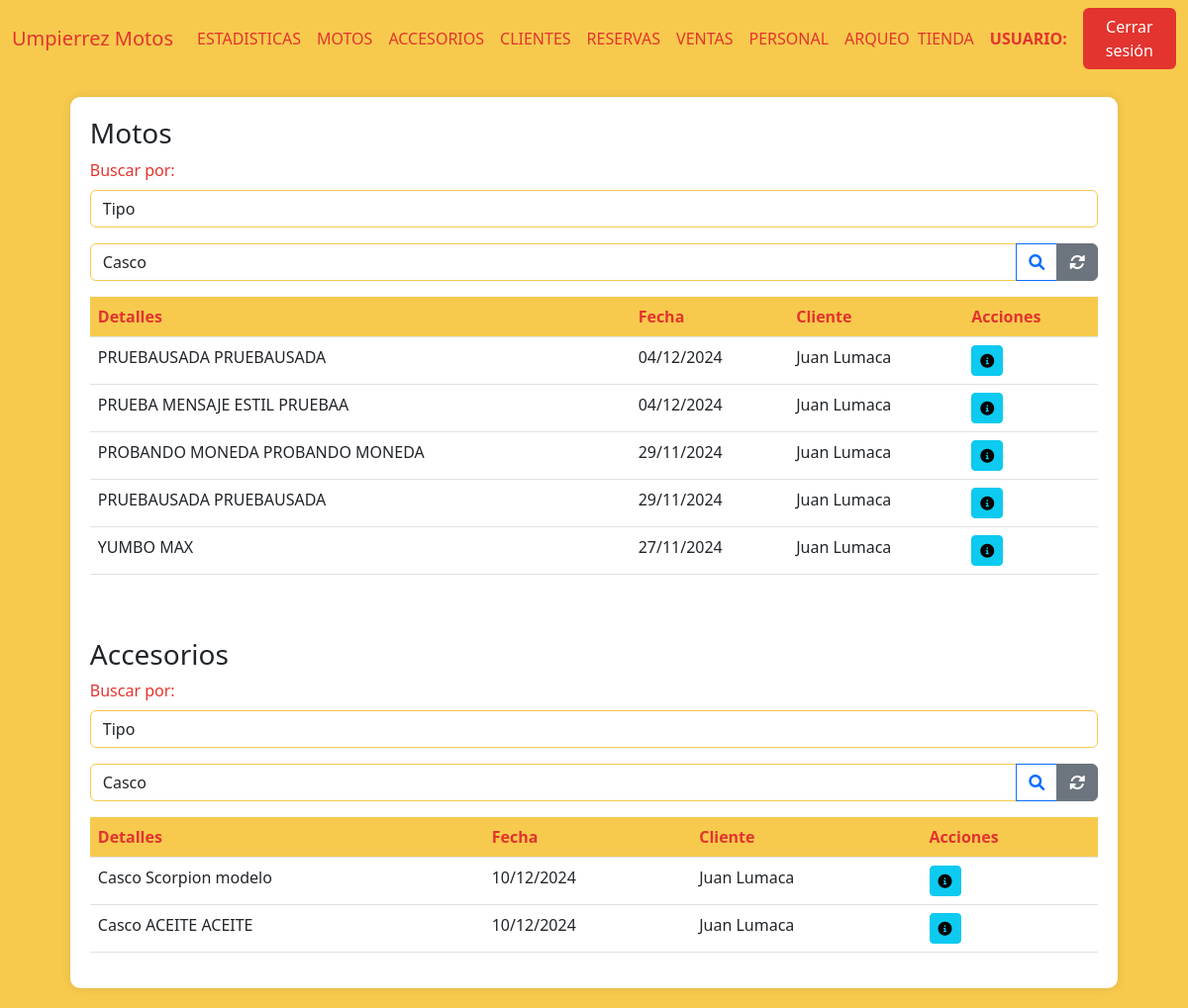
Page /ventas (signed in) on the earlier database version.
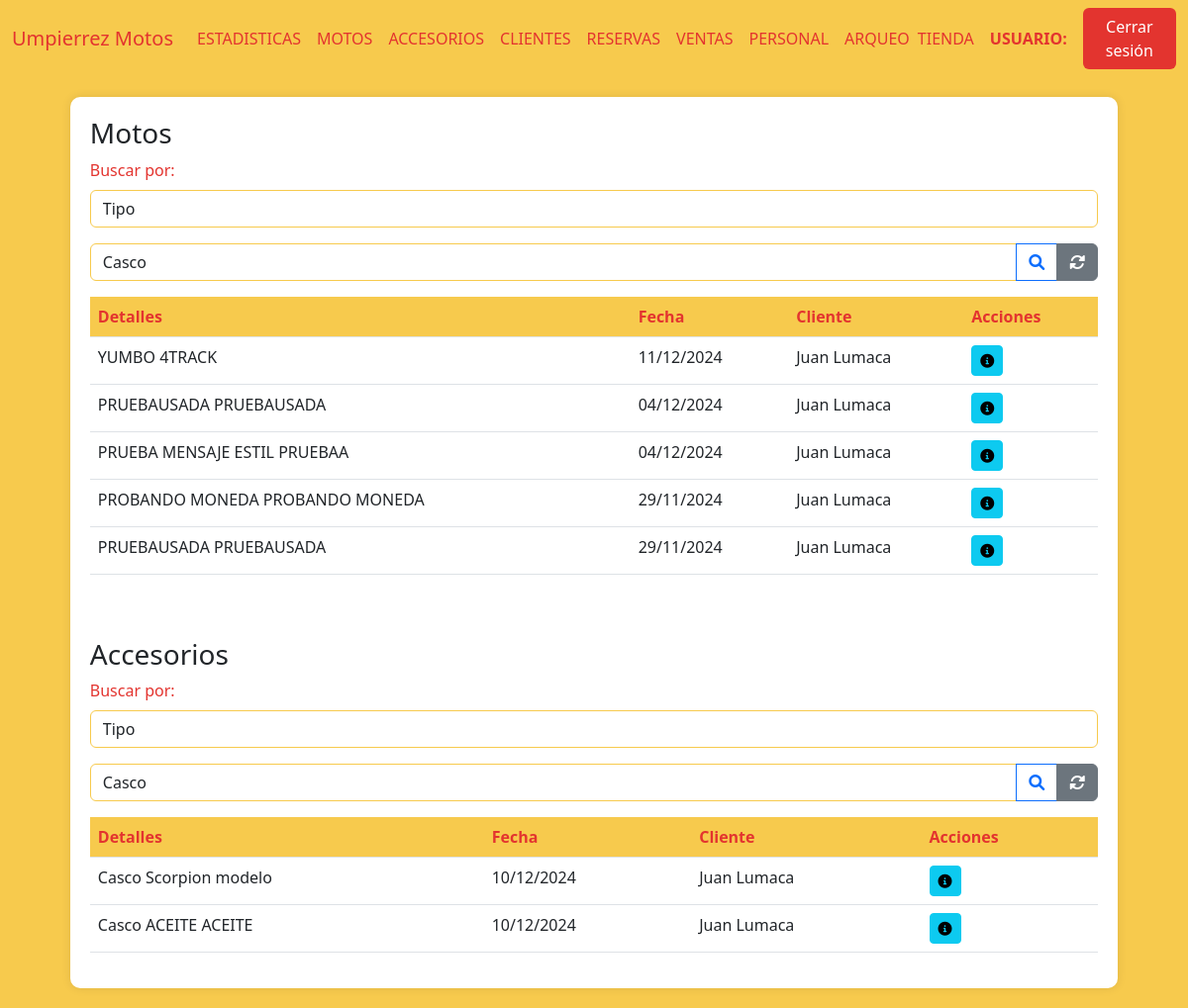
Same page on the later database version.
### AppUM/models.py (models this page shows)
class ComprasVentas(models.Model):
    moto = models.ForeignKey(Moto, related_name='moto_cliente', on_delete=models.CASCADE)
    cliente = models.ForeignKey(Cliente, related_name='cliente_moto', on_delete=models.CASCADE)
    fecha_compra = models.DateField()
    fotocopia_libreta = models.ImageField(null=True, blank=True, upload_to="documentacion/libretas/")
    compra_venta = models.FileField(null=True, blank=True, upload_to="documentacion/compra_venta/")
    certificado_venta = models.FileField(null=True, blank=True, upload_to="documentacion/certificado_venta/")
    tipo = models.CharField(max_length=20)
    forma_de_pago = models.TextField(null=True, blank=True)
    class Meta:
        pass

class ClienteAccesorio(models.Model):
    accesorio = models.ForeignKey(Accesorio, related_name='accesorio_cliente', on_delete=models.CASCADE)
    cliente = models.ForeignKey(Cliente, related_name='cliente_cliente', on_delete=models.CASCADE)
    fecha_compra = models.DateField()
    factura = models.IntegerField(null=True)
    factura_rut = models.IntegerField(null=True)
    factura_documento = models.FileField(null=True, blank=True, upload_to="documentacion/facturas_accesorios/")

### AppUM/decorators.py (the view)
    def _wrapped_view(request, *args, **kwargs):
        user = request.user
        if user.is_authenticated:
            usuario_consulta = Personal.objects.filter(usuario=user.username).first()
            if usuario_consulta:
                if Administrativo.objects.filter(personal_ptr_id=usuario_consulta.id,activo=1).exists():
                    return view_func(request, *args, **kwargs)
                else:
                    raise PermissionDenied
            else:
                return view_func(request, *args, **kwargs)
        else:
            return redirect('Login')  # Redirigir al login si no está autenticado

### AppUM/functions.py (called while the page is built)
def funcion_paginas_varias(req,instancia_model):
    paginator = Paginator(instancia_model, 5)  # 5 motos por página
    page_number = req.GET.get('page')  # Obtiene el número de página desde la URL
    page_obj = paginator.get_page(page_number)
    return page_obj

### AppUM/templates/perfil_administrativo/ventas/ventas.html (shortened to what this page needs)
{% extends "perfil_administrativo/padre_perfil_administrativo.html" %}
{% load static %}
{% block contenidoQueCambia %}
<div class="table-container" id="inventarios">
    <h3>Motos</h3>
    <div class="mb-3">
        <label for="estado" class="form-label">Buscar por:</label>
        <select class="form-control" name="estado_accesorio" id="tipo_busqueda" onchange="tipo_busqueda()">
            <option value="tipo">Tipo</option>
        </select>
    </div>
    <form action="{% url 'BusquedaTipoAccesorio' %}" enctype="multipart/form-data" method="get" id="busqueda_tipo">{% csrf_token %}
        <div class="input-group mb-3">
            <select class="form-control" name="tipo_accesorio" id="tipo_accesorio">
                <option value="casco">Casco</option>
            </select>
            <button class="btn btn-outline-primary" type="submit">
                <i class="fas fa-search"></i>
            </button>
            <a href="{% url 'Accesorios' %}" class="btn btn-secondary">
                <i class="fas fa-sync-alt"></i>
            </a>
        </div>
    </form>
    <table class="table">
        <thead>
            <tr>
                <th>Detalles</th>
                <th>Fecha</th>
                <th>Cliente</th>
                <th>Acciones</th>
            </tr>
        </thead>
        <tbody>
            {% if page_obj %}
                {% for moto in page_obj %}
            <tr>
                <td>{{ moto.moto.moto__marca }} {{ moto.moto.moto__modelo }}</td>
                <td>{{ moto.moto.fecha_compra|date:"d/m/Y"}}</td>
                <td>{{ moto.moto.cliente__nombre }} {{ moto.moto.cliente__apellido }}</td>
                <td>
                    <a href="{% url 'ClienteFicha' moto.moto.cliente__id %}"><button class="btn btn-sm btn-info"><i class="fas fa-info-circle"></i></button></a>
                </td>
            </tr>
            {% endfor %}
            {% else %}
                <tr>
                    <td colspan="9" class="text-center text-muted">
                        No hay registros de accesorios disponibles.
                    </td>
                </tr>
            {% endif %}
        </tbody>
    </table>
<br>
<br>
    <h3>Accesorios</h3>
    <div class="mb-3">
        <label for="estado" class="form-label">Buscar por:</label>
        <select class="form-control" name="estado_accesorio" id="tipo_busqueda" onchange="tipo_busqueda()">
            <option value="tipo">Tipo</option>
        </select>
    </div>
    <form action="{% url 'BusquedaTipoAccesorio' %}" enctype="multipart/form-data" method="get" id="busqueda_tipo">{% csrf_token %}
        <div class="input-group mb-3">
            <select class="form-control" name="tipo_accesorio" id="tipo_accesorio">
                <option value="casco">Casco</option>
            </select>
            <button class="btn btn-outline-primary" type="submit">
                <i class="fas fa-search"></i>
            </button>
            <a href="{% url 'Accesorios' %}" class="btn btn-secondary">
                <i class="fas fa-sync-alt"></i>
            </a>
        </div>
    </form>
    <table class="table">
        <thead>
            <tr>
                <th>Detalles</th>
                <th>Fecha</th>
                <th>Cliente</th>
                <th>Acciones</th>
            </tr>
        </thead>
        <tbody>
            {% if page_objAccs %}
                {% for accesorio in page_objAccs %}
            <tr>
                <td>{{ accesorio.accesorio.accesorio__tipo }} {{ accesorio.accesorio.accesorio__marca }} {{ accesorio.accesorio.accesorio__modelo }}</td>
                <td>{{ accesorio.accesorio.fecha_compra|date:"d/m/Y"}}</td>
                <td>{{ accesorio.accesorio.cliente__nombre }} {{ accesorio.accesorio.cliente__apellido }}</td>
                <td>
                    <a href="{% url 'ClienteFicha' accesorio.accesorio.cliente__id %}"><button class="btn btn-sm btn-info"><i class="fas fa-info-circle"></i></button></a>
                </td>
            </tr>
            {% endfor %}
            {% else %}
                <tr>
                    <td colspan="9" class="text-center text-muted">
                        No hay registros de accesorios disponibles.
                    </td>
                </tr>
            {% endif %}
        </tbody>
    </table>
</div>
{% endblock %}

### AppUM/templates/perfil_administrativo/padre_perfil_administrativo.html (shortened to what this page needs)
<!DOCTYPE html>
<html lang="es">
<head>
    {% load static %}
    <link href="https://cdn.jsdelivr.net/npm/bootstrap@5.3.0/dist/css/bootstrap.min.css" rel="stylesheet">
    <link href="https://cdnjs.cloudflare.com/ajax/libs/font-awesome/6.0.0/css/all.min.css" rel="stylesheet">
    <link href="{% static 'css/styles.css' %}" rel="stylesheet" />
</head>
<body>
    <nav class="navbar navbar-expand-lg navbar-custom">
        <div class="container-fluid">
            <a class="navbar-brand" href="#">Umpierrez Motos</a>
            <div class="collapse navbar-collapse" id="navbarNav">
                <ul class="navbar-nav me-auto mb-2 mb-lg-0">
                    <li class="nav-item {% if active_page == 'Estadisticas' %}active{% endif %}">
                        <a class="nav-link" href="{% url 'Estadisticas' %}" onclick="">ESTADISTICAS</a>
                    </li>
                    <li class="nav-item {% if active_page == 'Motos' %}active{% endif %}">
                        <a class="nav-link" href="{% url 'Motos' %}" onclick="">MOTOS</a>
                    </li>
                    <li class="nav-item">
                        <a class="nav-link" href="{% url 'Accesorios' %}" onclick="">ACCESORIOS</a>
                    </li>
                    <li class="nav-item">
                        <a class="nav-link" href="{% url 'Clientes' %}" onclick="">CLIENTES</a>
                    </li>
                    <li class="nav-item">
                        <a class="nav-link" href="{% url 'Reservas' %}" onclick="">RESERVAS</a>
                    </li>
                    <li class="nav-item">
                        <a class="nav-link" href="{% url 'Ventas' %}" onclick="">VENTAS</a>
                    </li>
                    <li class="nav-item">
                        <a class="nav-link" href="{% url 'Personal' %}" onclick="">PERSONAL</a>
                    </li>
                    <li class="nav-item">
                        <a class="nav-link" href="{% url 'Arqueos' %}" onclick="">ARQUEO</a>
                    </li>
                </ul>
                <div class="d-flex align-items-center">
                    <a href="{% url 'Tienda' %}" class="nav-link me-3">TIENDA</a>
                    <span class="navbar-text me-3">
                        <strong>USUARIO:</strong> {{ request.user.first_name }}
                    </span>
                    <a href="{% url 'CerrarSesion' %}">
                        <button class="btn btn-logout">Cerrar sesión</button>
                    </a>
                </div>
            </div>
        </div>
    </nav>
    <div class="container-fluid" id="content">
        {% block contenidoQueCambia %}
        {% endblock %}
    </div>
</body>
</html>

### AppUM/static/css/styles.css (style rules this page uses)
body { background-color: #f7ca4d; }
.form-label { color: #e3342f; }
.form-control { border-color: #f7ca4d; }
.navbar-custom { background-color: #f7ca4d; }
.navbar-brand, .nav-link, .navbar-text { color: #e3342f !important; }
.btn-logout { background-color: #e3342f; color: #fff; }
.table-container { background-color: #fff; border-radius: 10px; padding: 20px; box-shadow: 0px 0px 10px rgba(0, 0, 0, 0.1); margin: 20px auto; max-width: 90%; }
.table th { background-color: #f7ca4d; color: #e3342f; }

Differences in the rows shown:
no longer on this page (row unchanged): ComprasVentas: moto.moto__marca "YUMBO", moto.moto__modelo "MAX", moto.fecha_compra "27/11/2024", moto.cliente__nombre "Juan", moto.cliente__apellido "Lumaca"
added ComprasVentas: moto.moto__marca "YUMBO", moto.moto__modelo "4TRACK", moto.fecha_compra "11/12/2024", moto.cliente__nombre "Juan", moto.cliente__apellido "Lumaca"
